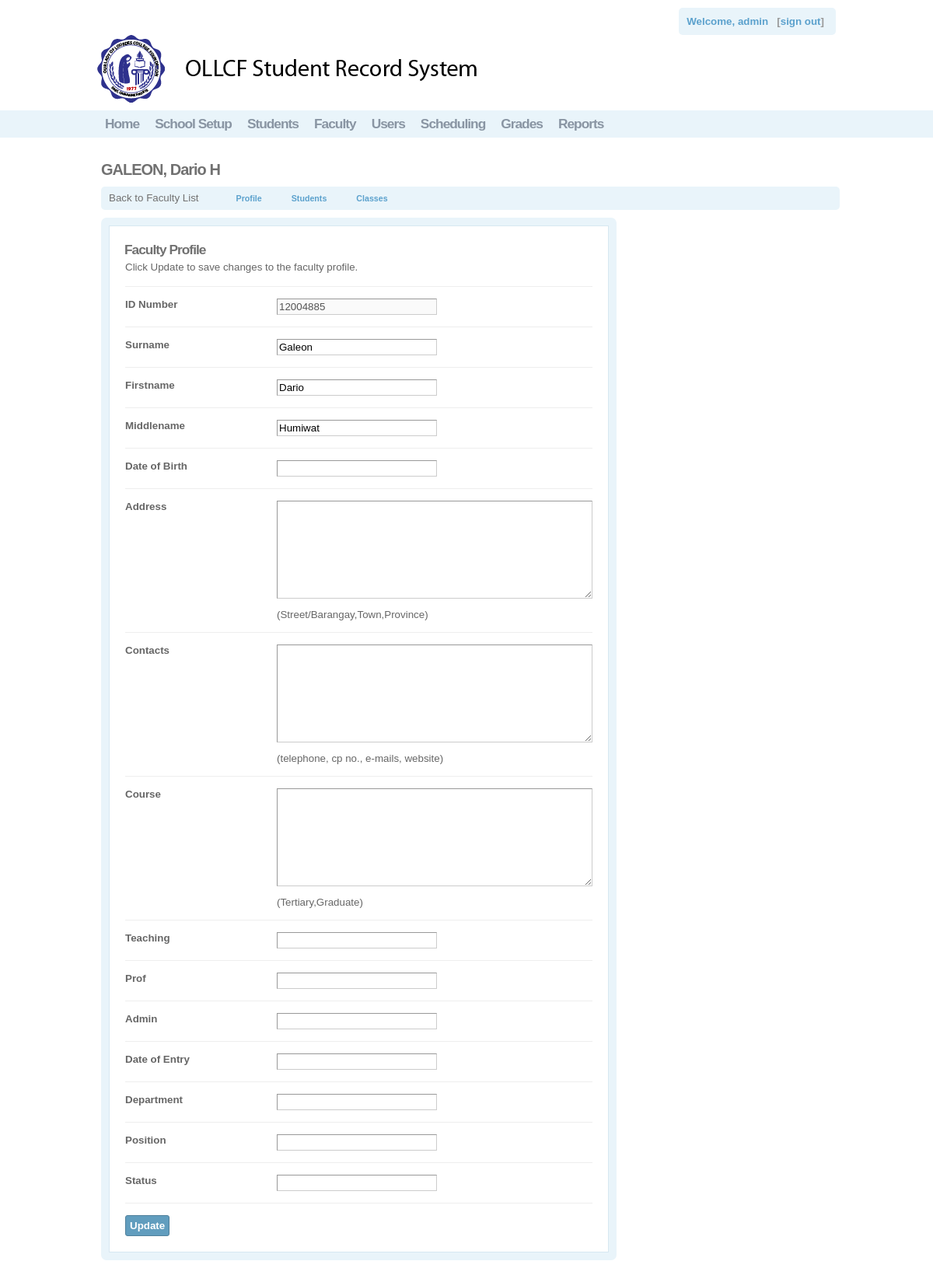
/osis/manage/faculty_profile.php?fid=12004885 (signed in), run on the app's committed database.
### tables this page shows
CREATE TABLE `faculty_info` (
  `faculty_id` varchar(12) NOT NULL,
  `firstname` varchar(45) NOT NULL,
  `middlename` varchar(35) NOT NULL,
  `surname` varchar(35) NOT NULL,
  `address` varchar(255) NOT NULL,
  `contact` varchar(100) NOT NULL,
  `course` varchar(255) NOT NULL,
  `date_of_birth` varchar(15) NOT NULL,
  `date_of_entry` varchar(25) NOT NULL,
  `teaching` varchar(5) NOT NULL,
  `prof` varchar(5) NOT NULL,
  `admin` varchar(5) NOT NULL,
  `status` varchar(50) NOT NULL,
  `position` varchar(100) NOT NULL,
  `department` varchar(50) NOT NULL,
  PRIMARY KEY (`faculty_id`)
);

### osis/manage/faculty_profile.php (the view, shortened to what this page needs)
<?php
if(isset($_GET['fid'])){
	$fid=$_GET['fid'];
	include("../functions/dbcon.php");
	$query_rsFaculty ="SELECT * FROM faculty_info WHERE faculty_id='$fid'";
	$rsFaculty = mysql_query($query_rsFaculty, $con) or die(mysql_error());
	$row_rsFaculty = mysql_fetch_assoc($rsFaculty);
}
?>
<!DOCTYPE HTML PUBLIC "-//W3C//DTD XHTML 1.0 Strict//EN" "http://www.w3.org/TR/xhtml1/DTD/xhtml1-strict.dtd">
<html dir="ltr" xml:lang="en_US" xmlns="http://www.w3.org/1999/xhtml" lang="en_US"><head>
<link href="../css.css" media="screen" rel="stylesheet" type="text/css">
</head><body>
<?php
include "../globalheader.php";
?>
  <div id="global_content_wrapper">
    <div id="global_content">
<h2>
  <?php
  	$string = $row_rsFaculty['middlename'];
	$words = explode(" ", $string);
	$mname = "";
	foreach ($words as $value) {
		$mname .= strtoupper(substr($value, 0, 1));
	}
  echo strtoupper($row_rsFaculty['surname']).", ".ucwords($row_rsFaculty['firstname'])." ".$mname;?>
 </h2>
<?php
include "faculty_panel_menu.php";
?>
<div class="settings">
<form id="admin-form" enctype="" class="global_form" action="<?php echo $_SERVER['PHP_SELF']."?fid=".$row_rsFaculty['faculty_id']?>" method="post"><div><div><h3>Faculty Profile</h3>
<p class="form-description"> Click Update to save changes to the faculty profile.</p>
<div class="form-elements">
<div id="title-wrapper" class="form-wrapper">
	<div id="title-label" class="form-label"><label for="title" class="required">ID Number</label></div>
	<div id="title-element" class="form-element"><input  disabled="true" name="facultyid" id="facultyid" value="<?php echo $row_rsFaculty['faculty_id']; ?>" type="text">
	<input  name="facultyid" id="facultyid" value="<?php echo $row_rsFaculty['faculty_id']; ?>" type="hidden"></div>
</div>
<div id="description-wrapper" class="form-wrapper">
	<div id="description-label" class="form-label"><label for="description" class="optional">Surname</label></div>
	<div id="description-element" class="form-element">
	<input name="surname" id="surname" value="<?php echo $row_rsFaculty['surname']; ?>" type="text"></div>
</div>
<div id="description-wrapper" class="form-wrapper">
	<div id="description-label" class="form-label"><label for="description" class="optional">Firstname</label></div>
	<div id="description-element" class="form-element">
	<input name="firstname" id="firstname" value="<?php echo $row_rsFaculty['firstname']; ?>" type="text"></div>
</div>
<div id="description-wrapper" class="form-wrapper">
	<div id="description-label" class="form-label"><label for="description" class="optional">Middlename</label></div>
	<div id="description-element" class="form-element">
	<input name="middlename" id="middlename" value="<?php echo $row_rsFaculty['middlename']; ?>" type="text"></div>
</div>
<div id="description-wrapper" class="form-wrapper">
	<div id="description-label" class="form-label"><label for="description" class="optional">Date of Birth</label></div>
	<div id="description-element" class="form-element"><input name="dateofbirth" id="dateofbirth" value="<?php echo $row_rsFaculty['date_of_birth']; ?>" type="text"></div>
</div>
<div id="body-wrapper" class="form-wrapper">
	<div id="body-label" class="form-label"><label for="body" class="required">Address</label></div>
	<div id="body-element" class="form-element">
<textarea name="address" id="address" cols="45" rows="6"><?php echo $row_rsFaculty['address']; ?></textarea>
<p class="description">(Street/Barangay,Town,Province)</p></div></div>
<div id="body-wrapper" class="form-wrapper">
	<div id="body-label" class="form-label"><label for="body" class="required">Contacts</label></div>
	<div id="body-element" class="form-element">
<textarea name="contact" id="contact" cols="45" rows="6"><?php echo $row_rsFaculty['contact']; ?></textarea>
<p class="description">(telephone, cp no., e-mails, website)</p></div></div>
<div id="body-wrapper" class="form-wrapper">
	<div id="body-label" class="form-label"><label for="body" class="required">Course</label></div>
	<div id="body-element" class="form-element">
<textarea name="course" id="course" cols="45" rows="6"><?php echo $row_rsFaculty['course']; ?></textarea>
<p class="description">(Tertiary,Graduate)</p></div></div>
<div id="description-wrapper" class="form-wrapper">
	<div id="description-label" class="form-label"><label for="description" class="optional">Teaching</label></div>
	<div id="description-element" class="form-element"><input name="teaching" id="teaching" value="<?php echo $row_rsFaculty['teaching']; ?>" type="text"></div>
</div>
<div id="description-wrapper" class="form-wrapper">
	<div id="description-label" class="form-label"><label for="description" class="optional">Prof</label></div>
	<div id="description-element" class="form-element"><input name="prof" id="prof" value="<?php echo $row_rsFaculty['prof']; ?>" type="text"></div>
</div>
<div id="description-wrapper" class="form-wrapper">
	<div id="description-label" class="form-label"><label for="description" class="optional">Admin</label></div>
	<div id="description-element" class="form-element"><input name="admin" id="admin" value="<?php echo $row_rsFaculty['admin']; ?>" type="text"></div>
</div>
<div id="description-wrapper" class="form-wrapper">
	<div id="description-label" class="form-label"><label for="description" class="optional">Date of Entry</label></div>
	<div id="description-element" class="form-element"><input name="dateofentry" id="dateofentry" value="<?php echo $row_rsFaculty['date_of_entry']; ?>" type="text"></div>
</div>
<div id="description-wrapper" class="form-wrapper">
	<div id="description-label" class="form-label"><label for="description" class="optional">Department</label></div>
	<div id="description-element" class="form-element"><input name="department" id="department" value="<?php echo $row_rsFaculty['department']; ?>" type="text"></div>
</div>
<div id="description-wrapper" class="form-wrapper">
	<div id="description-label" class="form-label"><label for="description" class="optional">Position</label></div>
	<div id="description-element" class="form-element"><input name="position" id="position" value="<?php echo $row_rsFaculty['position']; ?>" type="text"></div>
</div>
<div id="description-wrapper" class="form-wrapper">
	<div id="description-label" class="form-label"><label for="description" class="optional">Status</label></div>
	<div id="description-element" class="form-element"><input name="status" id="status" value="<?php echo $row_rsFaculty['status']; ?>" type="text"></div>
</div>
<div class="form-wrapper" id="buttons-wrapper"><fieldset id="fieldset-buttons">
<button name="submit" id="submit" type="submit">Update</button></fieldset>
 </div>
</div></div></div></form></div>
</div>
</div>
</body></html>

### osis/css.css (style rules this page uses)
html { min-height:100%;margin-bottom:1px;overflow-y:scroll }
* { padding:0;margin:0;font-weight:400;border-style:solid;border-width:0;border-color:#eee;border-spacing:0 }
h2 { font-size:15pt;letter-spacing:-1px;margin:0 0 7px 0;color:#717171;font-weight:700 }
h3 { font-size:13pt;letter-spacing:-1px;margin:0 0 3px 0;color:#717171;font-weight:700 }
div,td { font-family:tahoma,arial,verdana,sans-serif;font-size:10pt;color:#666;text-align:left }
#global_content_wrapper { text-align:center;padding-top:30px;clear:both }
#global_content { margin:0 auto 0 auto;width:950px;overflow:hidden;min-height:500px;vertical-align:top;padding:0 0 50px 10px;overflow:hidden }
button { -moz-border-radius:3px;-webkit-border-radius:3px;border-radius:3px;padding:5px;font-weight:700;border:none;background-color:#619dbe;border:1px solid #50809b;color:#fff;background-image:url(/application/modules/Core/externals/images/buttonbg.png?c=3);background-repeat:repeat-x;background-position:0 1px;font-family:tahoma,verdana,arial,sans-serif }
p.description { margin-bottom:8px }
input[type=text],input[type=password],textarea { border-top:1px solid #999;border-left:1px solid #999;border-bottom:1px solid #ccc;border-right:1px solid #ccc;font-family:tahoma,verdana,arial,sans-serif;padding:2px;font-size:10pt }
textarea { width:300px }
.settings { clear:both;overflow:hidden }
.settings form { -moz-border-radius:7px;-webkit-border-radius:7px;border-radius:7px;background-color:#e9f4fa;padding:10px;float:left;overflow:hidden }
.settings form>div { background:#fff;border:1px solid #d7e8f1;overflow:hidden;padding:20px }
.settings h3 { margin-bottom:12px;margin-left:-1px }
.settings textarea { min-width:400px;min-height:120px }
.settings .form-description { margin-top:-8px;margin-bottom:17px;max-width:600px }
.settings .form-wrapper { overflow:hidden;clear:both;border-top:1px solid #eee;padding:15px 0 15px 0 }
.settings .form-elements { overflow:hidden }
.settings .form-label { width:180px;float:left;clear:left;font-weight:700;padding-right:15px;overflow:hidden }
.settings .form-element { float:left;overflow:hidden }
.settings .form-element .description { overflow:hidden;margin:0 0 10px 0;max-width:400px;min-width:300px }
.settings .form-element select + .description, .settings .form-element textarea + .description, .settings .form-element input+.description { margin-top:10px;margin-bottom:0 }
.settings div.form-label label { font-weight:700 }
.settings div.form-element input[type=text] { width:200px }
.settings div.form-element textarea { max-height:80px }
.settings div.form-element p { clear:both;max-width:550px }
.settings #buttons-wrapper { padding-bottom:0 }
.settings #buttons-wrapper button { margin-right:3px }

### data on the page
faculty_info: surname "GALEON", firstname "Dario", facultyid "12004885", surname "Galeon", middlename "Humiwat"

### other printed values
$username "admin"
$mname "H"
